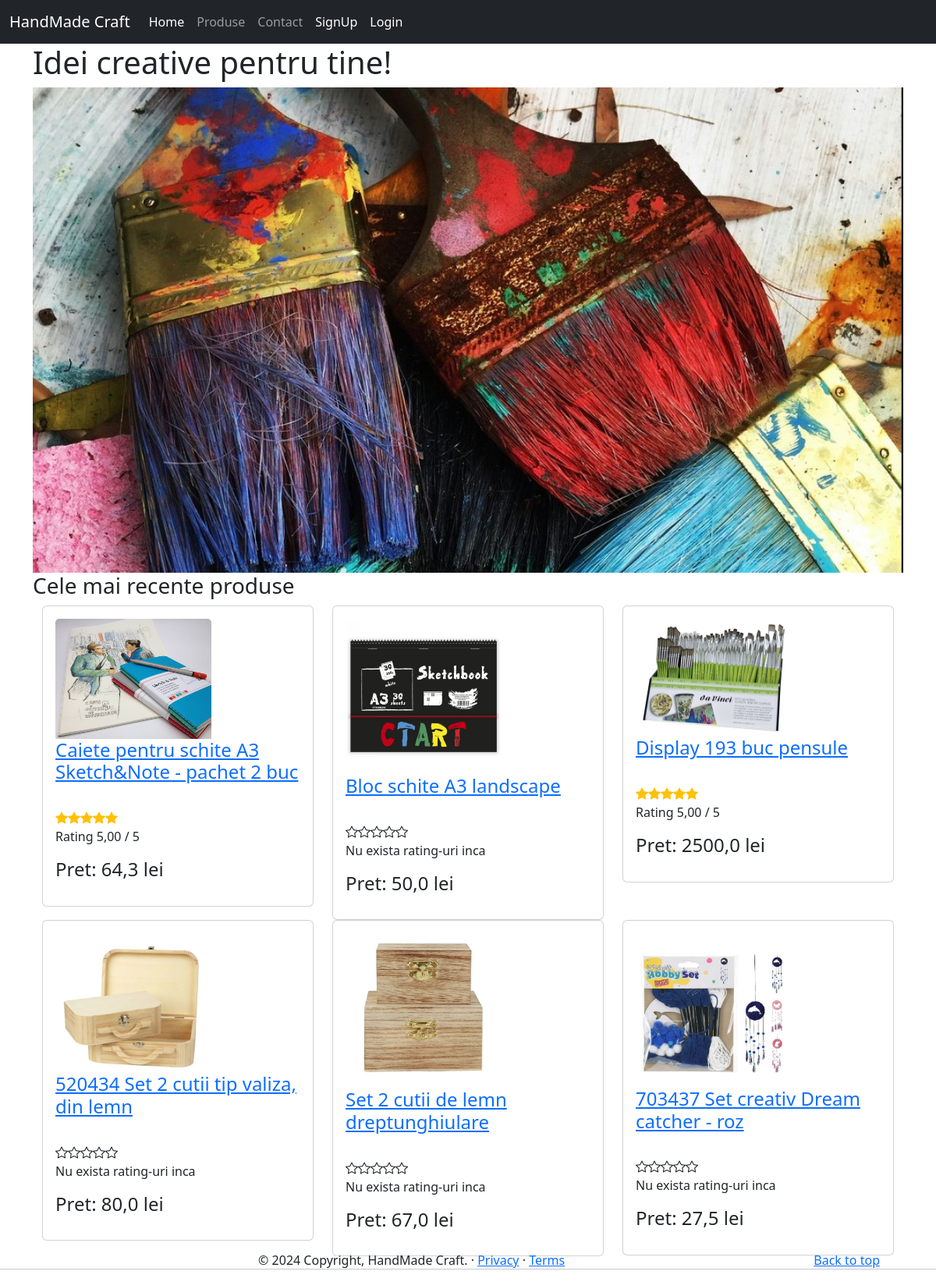
The app's page /, older data.
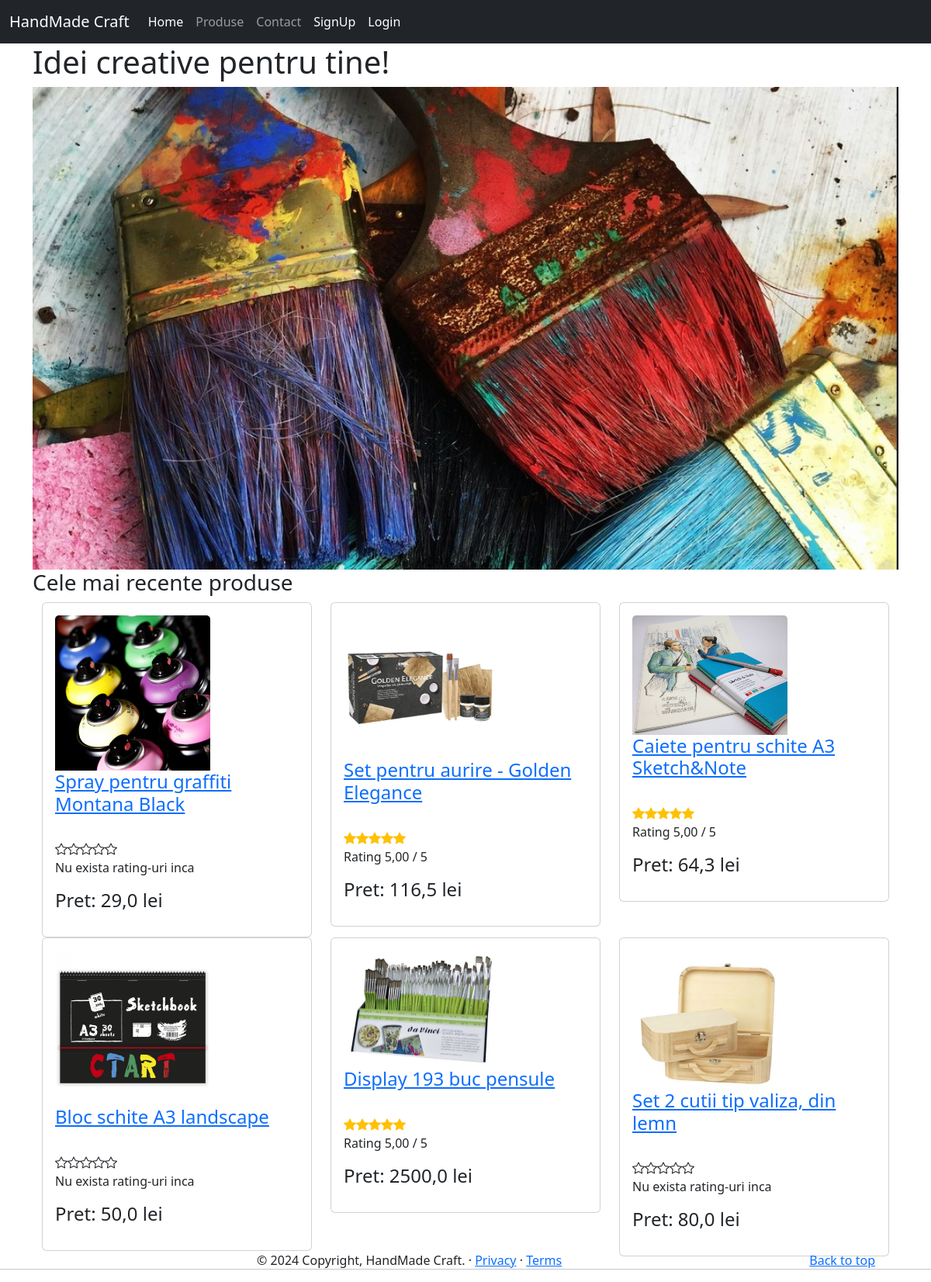
The same page, newer data.
### app/models.py (models this page shows, shortened)
class Produs(models.Model):
    producator = models.ForeignKey(Producator, null=True, blank = True, on_delete=models.CASCADE)
    titlu = models.CharField(max_length=50) #unique=True - daca vrem sa nu avem dubluri la nume
    pret = models.FloatField(db_index = True)
    stoc = models.IntegerField(default=0)
    descriere = models.CharField(max_length=1024, null=True, blank=True, help_text="Introduceti o descriere" )
    imagine = models.FileField(null=True, blank=True)
    created = models.DateTimeField(auto_now_add=True)
    updated = models.DateTimeField(auto_now=True)
    def __str__(self):
        return f"{self.titlu}"
    class Meta:
        verbose_name_plural = "Produs"
    @property
    def rating(self):
        rating = 0
        recenzii = self.recenzie_set.all()
        for recenzie in recenzii:
            rating += recenzie.rating
        try:
            return rating // len(recenzii)
        except ZeroDivisionError:
            return 0

class Recenzie(models.Model):
    produs = models.ForeignKey(Produs, on_delete=models.CASCADE)
    rating = models.IntegerField(default=1)
    titlu = models.CharField(max_length=20)
    descriere = models.CharField(max_length=100)
    class Meta:
        verbose_name_plural = "Recenzie"

### app/views.py (the view)
# urls.py: path("", views.salut, name="home"),
def salut(request):
    produse = Produs.objects.all().select_related("producator").prefetch_related("recenzie_set").order_by("-created")[:6]
    return render(request, "index.html", {"produse": produse})
    return HttpResponse("Salut")

### app/templatetags/my_filters.py (called while the page is built)
@register.filter(name="starrating")
def starrating(value):
    return_value = ""
    for i in range(5):
        classes = " bi "
        if value > i:
            if value < i+1:
                classes += " bi-star-half "
            else:
                classes += " bi-star-fill "
            classes += " text-warning "
        else:
            classes += "bi-star"
        return_value += f'<i class="{classes}"></i>'
    return mark_safe(return_value)

### app/templates/index.html
{% extends "base.html" %}
{% load static %}
{% block body %}
<h1>Idei creative pentru tine!</h1>
<img src="{% static 'images/intro nou.jpg' %}" alt="Your Image" style="width: 100%; height: 25%;">
<h3>Cele mai recente produse</h3>
{% include "lista_produse.html" %}
{% endblock body %}

### app/templates/lista_produse.html
{% load my_filters %}
<div class="container">
    <div class="row">
      {% for produs in produse %}
        <div class="col-md-4">
          <div class="card">
            <div class="card-body">
              <h4 class="card-title">
                <img style='width:200px; height:auto; ' src="{%if produs.imagine %}{{ produs.imagine.url }}{% endif %}" class="card-img-top"></br>
                <a href="{% url 'pagina-produs' produs.id %}" target="_blank">{{ produs }} </a>
            </h4>
            <br>
            {{ produs.rating|starrating }}
            {% if produs.rating > 0 %}
            <p class="card-text">Rating {{ produs.rating|floatformat:2 }} / 5</p>
            {% else %}
            <p class="card-text">Nu exista rating-uri inca</p>
            {% endif %}
            <p class="card-text"> <h4> Pret: {{ produs.pret }} lei</h4> </p>
          </div>
        </div>
      </div>
      {% if forloop.counter|divisibleby:3 %}
      </div>
      <div class="row">
      {% endif %}
    {% endfor %}
  </div>
</div>

Row changes from the older to the newer data that the page shows:
no longer on this page (row unchanged): Produs: imagine (picture), titlu "Set 2 cutii de lemn dreptunghiulare", shows "Nu exista rating-uri inca", pret "67,0"
no longer on this page (row edited): Produs: imagine (picture), titlu "703437 Set creativ Dream catcher - roz", shows "Nu exista rating-uri inca", pret "27,5"
added Produs: imagine (picture), titlu "Spray pentru graffiti Montana Black", shows "Nu exista rating-uri inca", pret "29,0"
added Produs: imagine (picture), titlu "Set pentru aurire - Golden Elegance", rating "5,00", pret "116,5"
changed Produs: titlu "Caiete pentru schite A3 Sketch&Note - pachet 2 buc" → "Caiete pentru schite A3 Sketch&Note"
changed Produs: titlu "520434 Set 2 cutii tip valiza, din lemn" → "Set 2 cutii tip valiza, din lemn"
